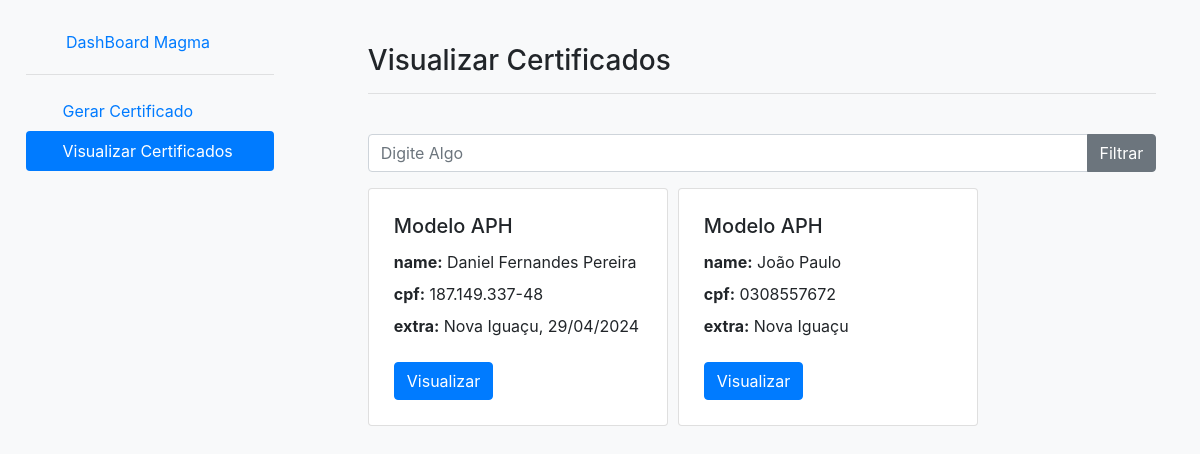
The app's page /dash/history, older data.
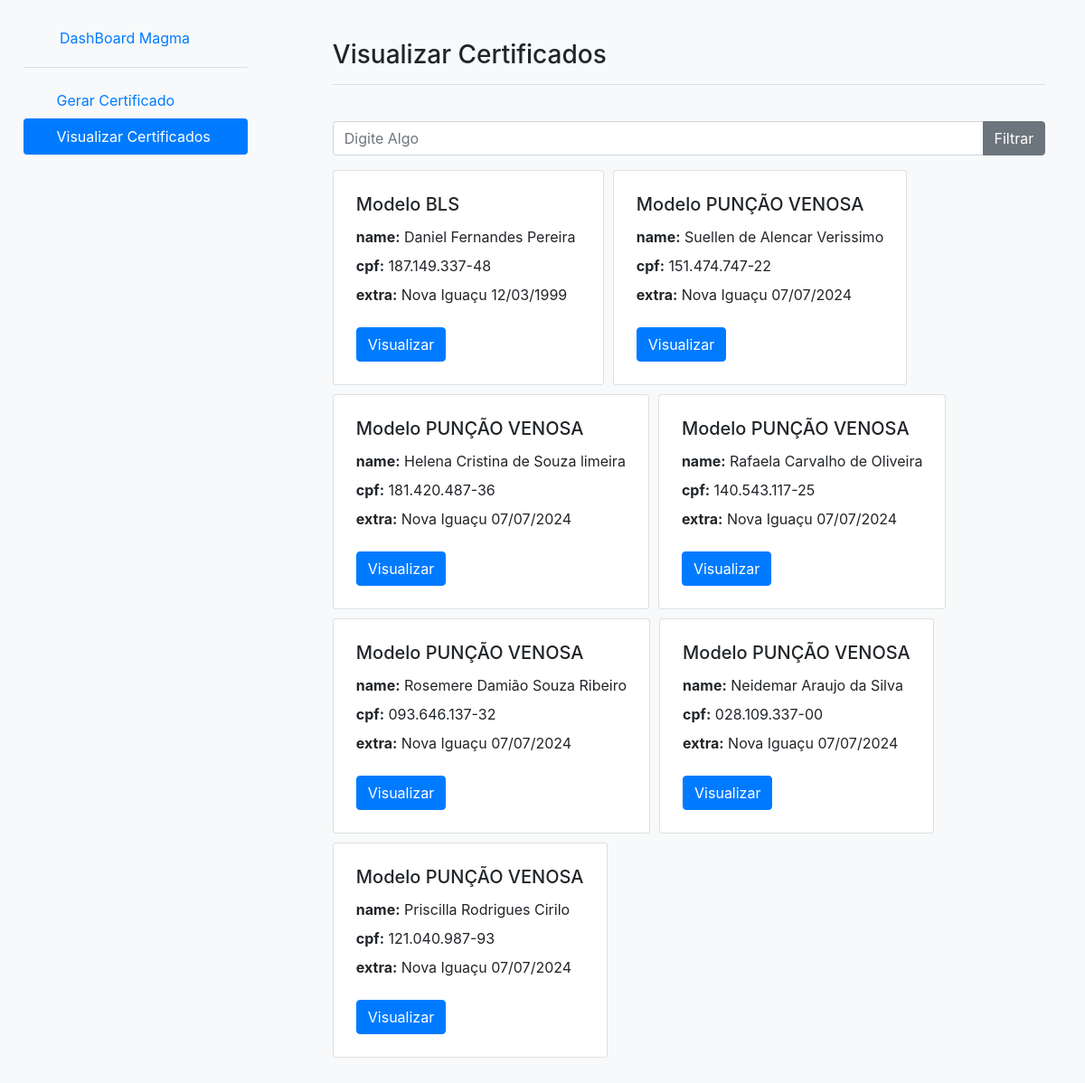
The same page, newer data.
### certificate/models.py (models this page shows, shortened)
class Certificate(models.Model):
    identifier = models.CharField(max_length=200)
    model = models.ForeignKey(Model, on_delete=models.CASCADE)
    data_json = models.CharField(max_length=200)
    render = ''
    def get_json(self):
        self.data_json = re.sub(r"(?<!\\)'", '"', self.data_json)
        return json.loads(self.data_json)
    def render_html(self):
        data_json = self.get_json()
        for k, v in data_json.items():
            self.render += f'<b>{k}:</b> <label>{v}</label><br>'
        return self

### model/models.py (models this page shows, shortened)
class Model(models.Model):
    name = models.CharField(max_length=200)
    front = models.FileField(upload_to='models/')
    back = models.FileField(upload_to='models/')
    texts = models.ManyToManyField(Text)

### dash/views.py (the view)
# urls.py: path('history', views.history, name="history"),
def history(request, term=None):
    context = {}
    if term:
        context['term'] = term
        context['certificates'] = [certificate.render_html() for certificate in Certificate.objects.filter(identifier__contains=term)]
    else:
        context['certificates'] = [certificate.render_html() for certificate in Certificate.objects.all()]
    return render(request, 'history.html', context=context)

### dash/templates/history.html (shortened to what this page needs)
{% extends 'base_dash.html' %}
{% load static %}
{% block body %}
    <h3>Visualizar Certificados</h3>
    <hr>
    <br>
    <div class="input-group mb-3">
      <input id="inputSearch" type="text" style="height:auto;" class="form-control" placeholder="Digite Algo" {% if term %} value="{{term}}" {% endif %}>
      <div class="input-group-append">
          <button onclick="SearchResponse();" class="btn btn-secondary" type="button">Filtrar</button>
      </div>
    </div>
    <div class="d-flex flex-row flex-wrap" style="gap: 10px;">
    {% for certificate in certificates %}
      <div style="min-width: 300px">
        <div id="certificate {{certificate.pk}}" class="card" style="padding: 5px;">
          <div id="certificate {{certificate.pk}} child" class="card-body">
            <h5 class="card-title">Modelo {{certificate.model.name}}</h5>
            <p class="card-text">{{ certificate.render|safe }} </p>
            <button onClick="RenderCertificate('certificate {{certificate.pk}}', true)" class="btn btn-primary">Visualizar</button>
          </div>
        </div>
      </div>
    {% endfor %}
    </div>
{% endblock %}

### templates/base_dash.html (shortened to what this page needs)
{% load static %}
<!DOCTYPE html>
<html lang="pt-br">
  <head>
    {% include 'parciais/_head.html' %}
  </head>
  <body>
    <main>
      <section id="menuOne">
        <div class="d-flex flex-column flex-shrink-0 p-3 bg-light" style="width: 280px;">
          <a href="{% url 'dash' %}" class="d-flex align-items-center mb-3 mb-md-0 me-md-auto link-dark text-decoration-none">
            <svg class="bi me-2" width="40" height="32"><use xlink:href="#bootstrap"></use></svg>
            <span class="fs-4">DashBoard Magma</span>
          </a>
          <hr>
          <ul class="nav nav-pills flex-column mb-auto">
            <li>
              <a id="dashpreview" href="{% url 'preview' %}" class="nav-link link-dark">
                <svg class="bi me-2" width="16" height="16"><use xlink:href="#speedometer2"></use></svg>
                Gerar Certificado
              </a>
            </li>
            <li>
              <a id="dashhistory" href="{% url 'history' %}" class="nav-link link-dark">
                <svg class="bi me-2" width="16" height="16"><use xlink:href="#table"></use></svg>
                Visualizar Certificados
              </a>
            </li>
          </ul>
        </div>
      </section>
      <section style="width: 100%;">
        <div style="padding: 5%;">
          {% block body %}{% endblock %}
        </div>
      </section>
    </main>
  </body>
  </html>

### templates/parciais/_head.html (shortened to what this page needs)
{%load static%}
<link rel="stylesheet" href="{% static 'css/bootstrap.min.css' %}">
<link rel="stylesheet" href="{% static 'css/global.css' %}">
<link rel="stylesheet" href="{% static 'css/bs-stepper.min.css' %}">

### templates/static/css/global.css (style rules this page uses)
* { margin: 0; padding: 0; box-sizing: border-box; }
body { background-color: #f8f9fa; width: 100%; height: 100vh; }
main { display: flex; gap: 2%; height: 100%; }
#menuOne { padding: 10px; }

Row changes from the older to the newer data that the page shows:
removed Certificate: model.name "APH", render "name: Daniel Fernandes Pereira cpf: 187.149.337-48 extra: Nova Iguaçu, 29/04/2024"
removed Certificate: model.name "APH", render "name: João Paulo cpf: 0308557672 extra: Nova Iguaçu"
added Certificate: model.name "BLS", render "name: Daniel Fernandes Pereira cpf: 187.149.337-48 extra: Nova Iguaçu 12/03/1999"
added Certificate: model.name "PUNÇÃO VENOSA", render "name: Suellen de Alencar Verissimo cpf: 151.474.747-22 extra: Nova Iguaçu 07/07/2024"
added Certificate: model.name "PUNÇÃO VENOSA", render "name: Helena Cristina de Souza limeira cpf: 181.420.487-36 extra: Nova Iguaçu 07/07/2024"
added Certificate: model.name "PUNÇÃO VENOSA", render "name: Rafaela Carvalho de Oliveira cpf: 140.543.117-25 extra: Nova Iguaçu 07/07/2024"
added Certificate: model.name "PUNÇÃO VENOSA", render "name: Rosemere Damião Souza Ribeiro cpf: 093.646.137-32 extra: Nova Iguaçu 07/07/2024"
added Certificate: model.name "PUNÇÃO VENOSA", render "name: Neidemar Araujo da Silva cpf: 028.109.337-00 extra: Nova Iguaçu 07/07/2024"
added Certificate: model.name "PUNÇÃO VENOSA", render "name: Priscilla Rodrigues Cirilo cpf: 121.040.987-93 extra: Nova Iguaçu 07/07/2024"
